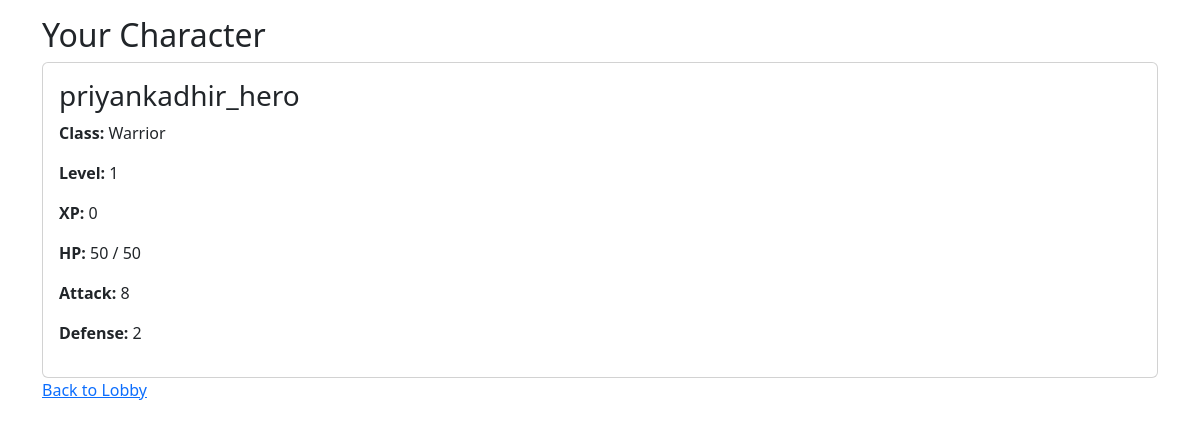
Screenshot of /character (signed in) with the database file from the repository.
### app/models.py (models this page shows)
class PlayerCharacter(db.Model):
    id = db.Column(db.Integer, primary_key=True)
    name = db.Column(db.String(80), nullable=False)
    template = db.Column(db.String(50), nullable=False)
    level = db.Column(db.Integer, default=1)
    xp = db.Column(db.Integer, default=0)
    max_hp = db.Column(db.Integer, nullable=False)
    current_hp = db.Column(db.Integer, nullable=False)
    attack = db.Column(db.Integer, nullable=False)
    defense = db.Column(db.Integer, nullable=False)
    owner_id = db.Column(db.Integer, db.ForeignKey('user.id'), nullable=False)

### app/game_routes.py (the view)
@game_bp.route("/character")
@login_required
def character():
    pc = PlayerCharacterModel.query.filter_by(owner_id=current_user.id).first()
    return render_template("character.html", pc=pc)

### app/models.py (called while the page is built)
@login_manager.user_loader
def load_user(user_id):
    return User.query.get(int(user_id))

### app/templates/character.html
{% extends "base.html" %}
{% block content %}
<h2>Your Character</h2>
<div class="card p-3">
    <h3>{{ pc.name }}</h3>
    <p><strong>Class:</strong> {{ pc.template }}</p>
    <p><strong>Level:</strong> {{ pc.level }}</p>
    <p><strong>XP:</strong> {{ pc.xp }}</p>
    <p><strong>HP:</strong> {{ pc.current_hp }} / {{ pc.max_hp }}</p>
    <p><strong>Attack:</strong> {{ pc.attack }}</p>
    <p><strong>Defense:</strong> {{ pc.defense }}</p>
</div>
<p><a href="/lobby">Back to Lobby</a></p>
{% endblock %}

### rows the page displays
PlayerCharacter: name "priyankadhir_hero", template "Warrior", level "1", xp "0", current_hp "50", max_hp "50", attack "8", defense "2"
